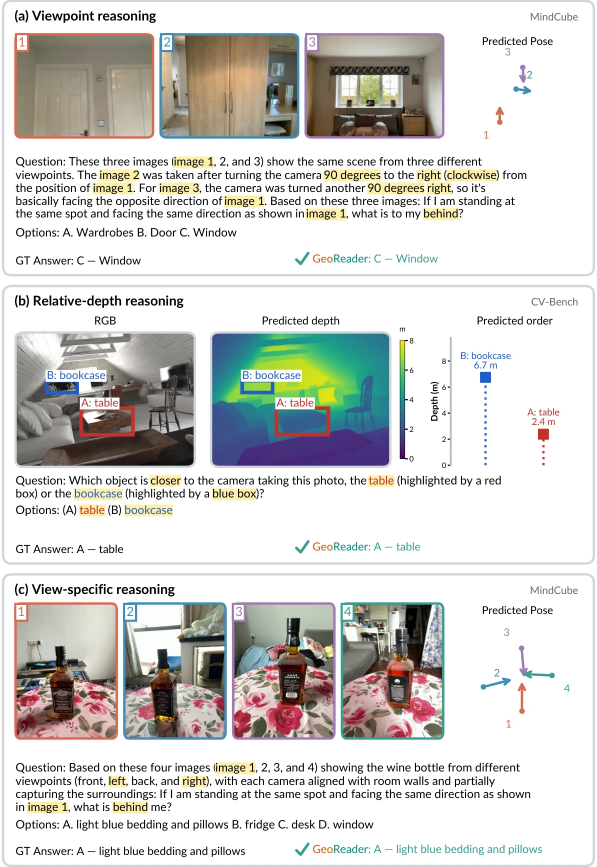
#> input picture assets/correct-examples.webp, 1194 x 1734 px (shown at 1/2 size)
$ python -i build_windows.py   (imports and definitions only)
#> lines starting #> are read from the running program, lines starting #| are printed output that depends on the picture
#!/usr/bin/env python3
"""Build a unique Stage 1 Window geometry asset from the original ScanNet / ScanNet++ sensor data.

This script is a self-contained entry point, not importing or calling any previous Stage 1 / pose_rescue scripts.
Supports four subcommands: scan, smoke, build, validate.
"""

from __future__ import annotations

import argparse
import hashlib
import io
import json
import math
import os
import re
import shutil
import struct
import subprocess
import sys
import traceback
import uuid
import zlib
from collections import Counter, defaultdict
from concurrent.futures import ProcessPoolExecutor, as_completed
from datetime import datetime, timezone
from pathlib import Path
from typing import Any, BinaryIO

import lz4.block
import numpy as np
from PIL import Image


SCANNET_ROOT = None
SCANNETPP_ROOT = None
OUTPUT_ROOT = None
FFMPEG = None
FFPROBE = None
EXCLUDED_SCENES = None

# Fix seed to ensure scene-level sampling is unaffected by the number of workers and completion order.
RANDOM_SEED = 20260717
# Six-tier maximum quota per scene; long windows are prioritized for sampling to prevent short windows from consuming available frames for long trajectories.
WINDOW_QUOTAS = {1: 4, 2: 4, 4: 6, 8: 6, 16: 2, 32: 1}
WINDOW_LENGTHS_DESC = (32, 16, 8, 4, 2, 1)
# The proportion of common frames between any two Windows in the same scene cannot exceed this value relative to the shorter Window.
MAX_OVERLAP = 0.5
# Number of rejection attempts for candidates; the higher this value, the more likely the quota will be filled, but sampler CPU time will also increase.
SAMPLE_ATTEMPTS_PER_SLOT = 2000
# Maximum step length on the legal frame sequence within the window to prevent losing continuous scene semantics after crossing excessively long time intervals.
MAX_FRAME_STRIDE = 120
# All RGB images are resized to this [width, height].
TARGET_IMAGE_SIZE = (640, 480)
# ScanNet++ iPhone Depth's original fixed dimensions, still in sensor millimeter units.
SCANNETPP_DEPTH_SIZE = (192, 256)
SCANNETPP_DEPTH_BYTES = SCANNETPP_DEPTH_SIZE[0] * SCANNETPP_DEPTH_SIZE[1] * 2
# ScanNet++'s zlib variant saves float32 metric depth; during asset conversion, it is uniformly restored to uint16 millimeters.
SCANNETPP_DEPTH_FLOAT_BYTES = SCANNETPP_DEPTH_SIZE[0] * SCANNETPP_DEPTH_SIZE[1] * 4

MANIFEST_FIELDS = ("source", "scene_id", "image_paths", "pose_paths", "depth_paths")
SCANNET_SCENE_RE = re.compile(r"(?<![A-Za-z0-9])scene\d{4}_\d{2}(?![A-Za-z0-9])")
SCANNET_DIR_RE = re.compile(r"^scene\d{4}_\d{2}$")
# The current raw pool contains 415 ten-bit IDs and 1 nine-bit ID, both of which must be detectable by the Benchmark scan.
SCANNETPP_TOKEN_RE = re.compile(r"(?<![0-9A-Fa-f])[0-9A-Fa-f]{9,10}(?![0-9A-Fa-f])")

# Numerical tolerance is hard-coded in the code to avoid different acceptance gates guessing their own standards.
BOTTOM_ROW_ATOL = 1e-4
ROTATION_ORTHO_ATOL = 5e-3
ROTATION_DET_ATOL = 5e-3
CANONICAL_ATOL = 1e-5


# [23 lines left out: function parse_args, not called in this run]


def ensure_compute_node() -> str:
    """Record scheduling information; public entry also allows independent workstation operation."""
    return os.environ.get("SLURM_JOB_ID", "standalone")


# [337 lines left out: functions require_file, read_exact, utc_now, temp_path_for, atomic_write_json, atomic_write_jsonl and 8 more, not called in this run]


def scan_scannetpp_scene(scene: str) -> dict[str, Any]:
    """ScanNet++ JSON, accepts only frame-by-frame `aligned_pose` and intrinsic."""

    iphone_dir = SCANNETPP_ROOT / scene / "iphone"
    pose_path = iphone_dir / "pose_intrinsic_imu.json"
    depth_path = iphone_dir / "depth.bin"
    require_file(pose_path)
    require_file(depth_path)
    video_path, source_size = probe_scannetpp_video(scene)
    with pose_path.open("r", encoding="utf-8") as handle:
        payload = json.load(handle)
    if not isinstance(payload, dict):
        raise RuntimeError(f"ScanNet++ pose JSON must be an object: {pose_path}")

    poses: dict[int, np.ndarray] = {}
    intrinsics: dict[int, np.ndarray] = {}
    invalid_reasons: Counter[str] = Counter()
    frame_entries = [
        (key, value) for key, value in payload.items() if str(key).startswith("frame_")
    ]
    for key, entry in sorted(
        frame_entries, key=lambda item: int(str(item[0]).split("_")[1])
    ):
        frame_id = int(str(key).split("_")[1])
        try:
            if not isinstance(entry, dict):
                raise RuntimeError("frame entry is not an object")
            if "aligned_pose" not in entry:
                raise RuntimeError("Missing aligned_pose")
            if "intrinsic" not in entry:
                raise RuntimeError("Missing intrinsic")
            poses[frame_id] = normalize_c2w(
                entry["aligned_pose"], context=f"scannetpp/{scene}/{frame_id}"
            )
            intrinsics[frame_id] = scale_intrinsic(entry["intrinsic"], source_size)
        except RuntimeError as exc:
            poses.pop(frame_id, None)
            intrinsics.pop(frame_id, None)
            invalid_reasons[str(exc).split(":", 1)[-1].strip()] += 1
    if not poses:
        raise RuntimeError(
            f"ScanNet++ scene has no valid aligned_pose + K: {pose_path}"
        )
    return {
        "video_path": str(video_path),
        "depth_path": str(depth_path),
        "poses": poses,
        "intrinsics": intrinsics,
        "total_frames": len(frame_entries),
        "invalid_reasons": dict(invalid_reasons),
        "depth_size": SCANNETPP_DEPTH_SIZE,
    }


# [1177 lines left out: functions scene_seed, overlap_is_valid, sample_windows, validate_sampled_windows, load_scannet_payloads, decode_scannetpp_depth_block and 22 more, not called in this run]


# [2 lines not run here, left out]

>>> import cv2
>>> picture = cv2.imread('../../assets/correct-examples.webp', cv2.IMREAD_GRAYSCALE)
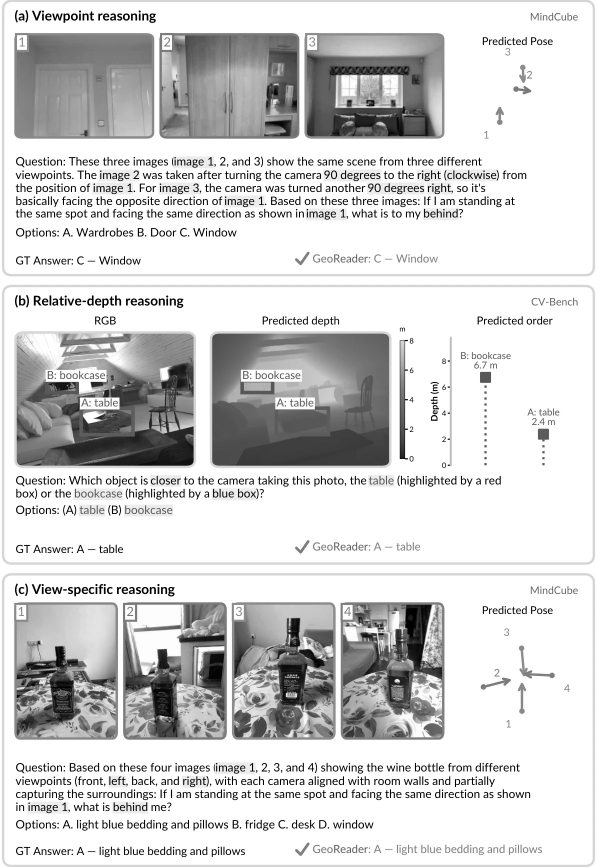
#> picture: shape (1734, 1194) (shown at 1/2 size); min 0, max 255, mean 209.7
#> (the run stopped early here; a loop or call above may not have finished)

$ run again, on assets/attention-cases.webp
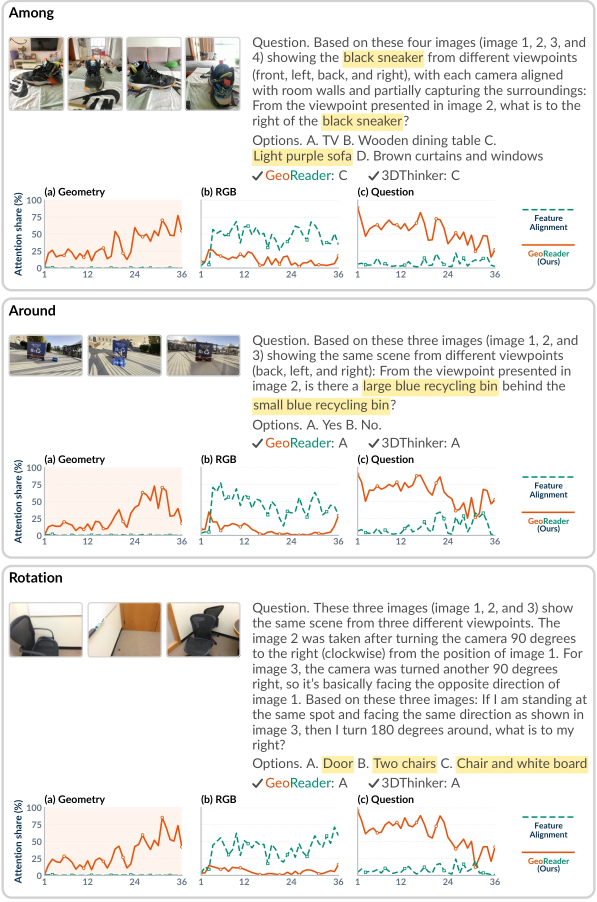
#> input picture assets/attention-cases.webp, 1194 x 1803 px (shown at 1/2 size)
#> `picture = cv2.imread('../../assets/correct-examples.webp', cv2.IMREAD_..`:
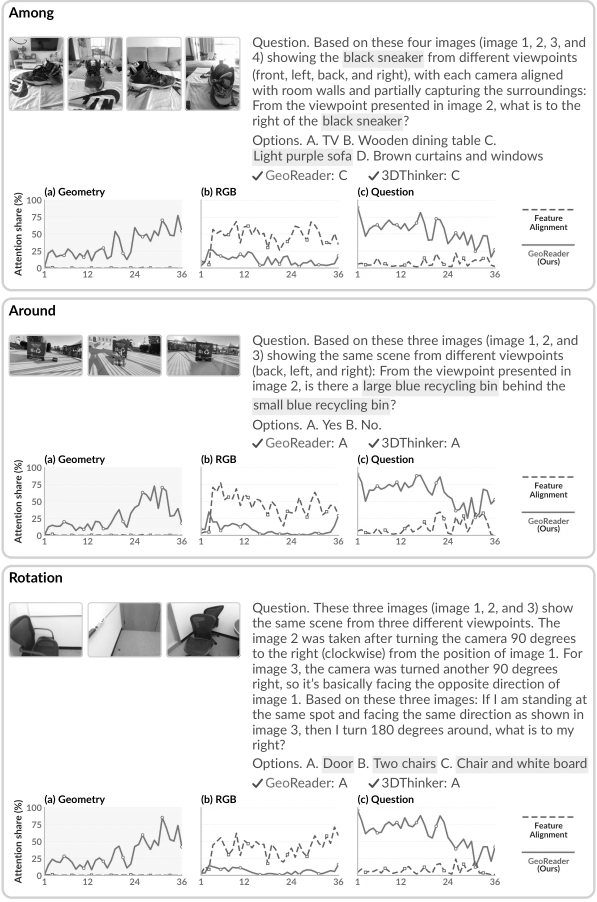
#> picture: shape (1803, 1194) (shown at 1/2 size); min 0, max 255, mean 235.6

$ run again, on assets/failure-cases.webp
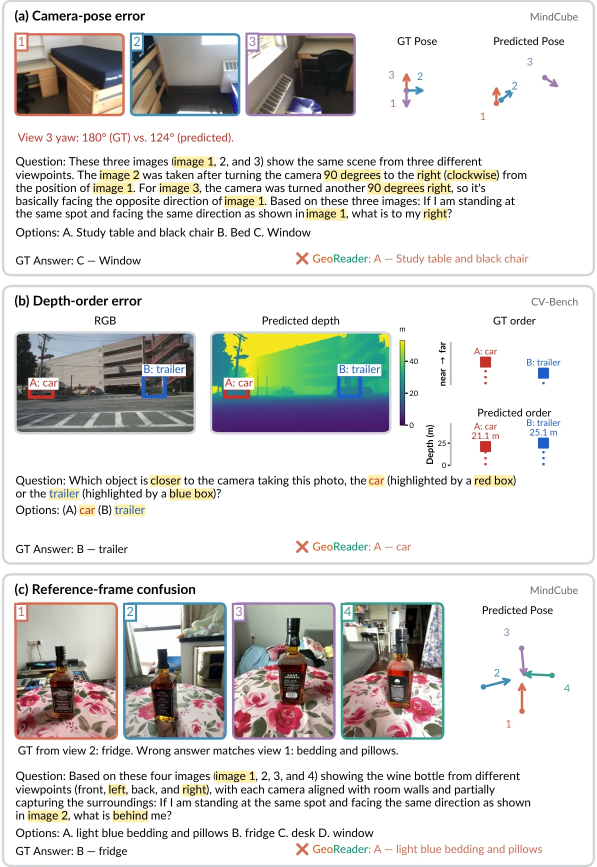
#> input picture assets/failure-cases.webp, 1194 x 1734 px (shown at 1/2 size)
#> `picture = cv2.imread('../../assets/correct-examples.webp', cv2.IMREAD_..`:
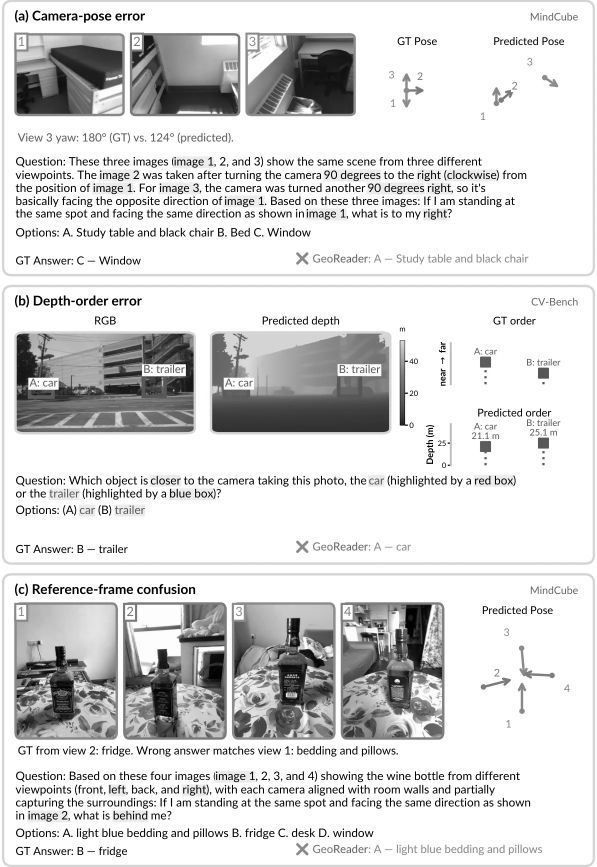
#> picture: shape (1734, 1194) (shown at 1/2 size); min 0, max 255, mean 215.1

$ run again, on assets/method.webp
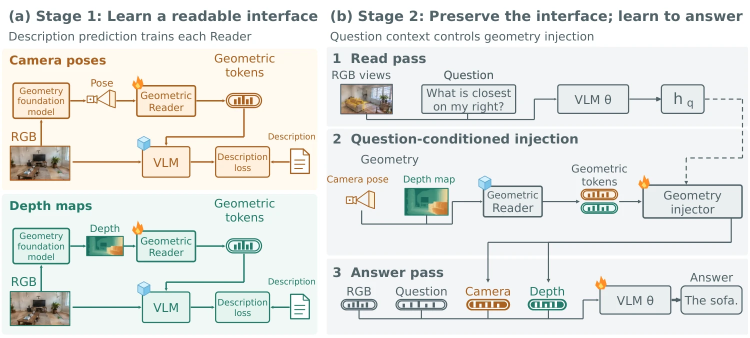
#> input picture assets/method.webp, 1500 x 675 px (shown at 1/2 size)
#> `picture = cv2.imread('../../assets/correct-examples.webp', cv2.IMREAD_..`:
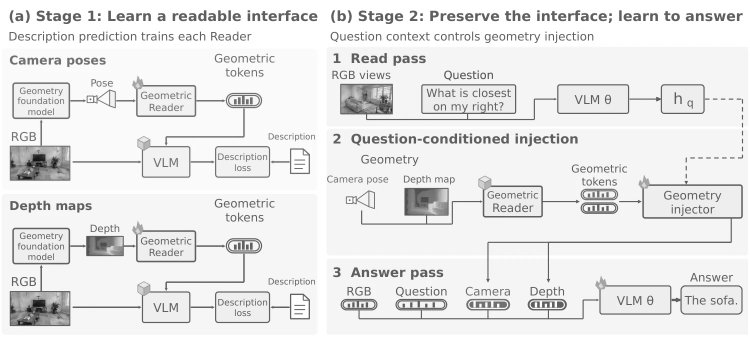
#> picture: shape (675, 1500) (shown at 1/2 size); min 4, max 255, mean 231.6
